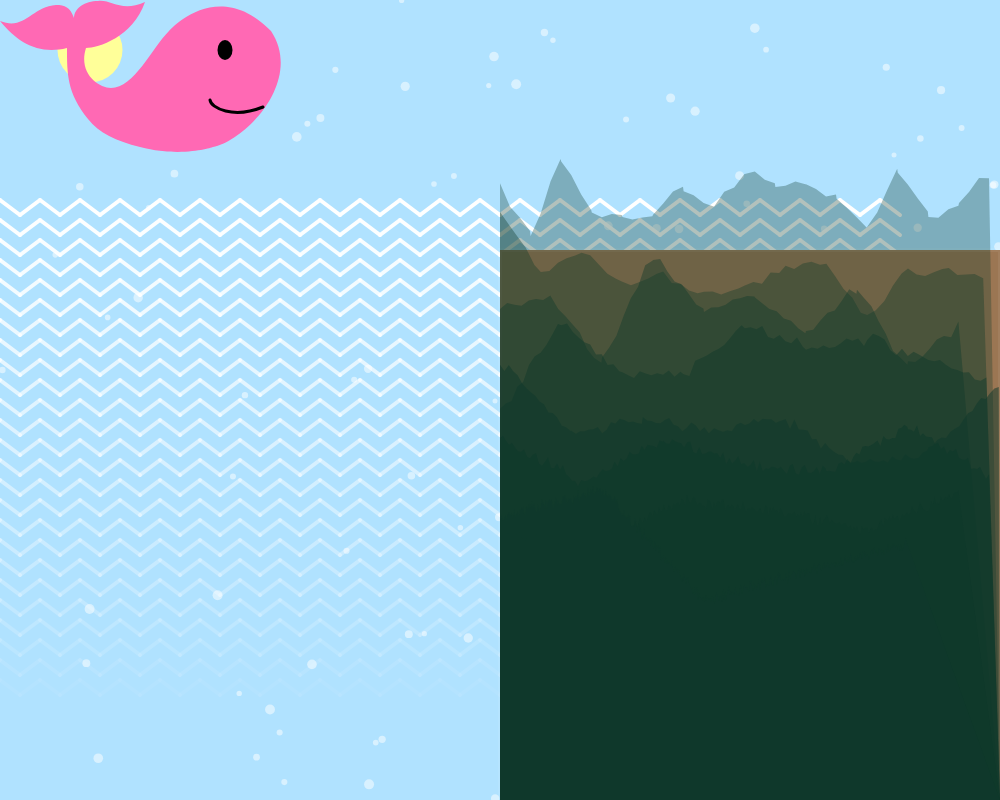
Frame 1 (no input)
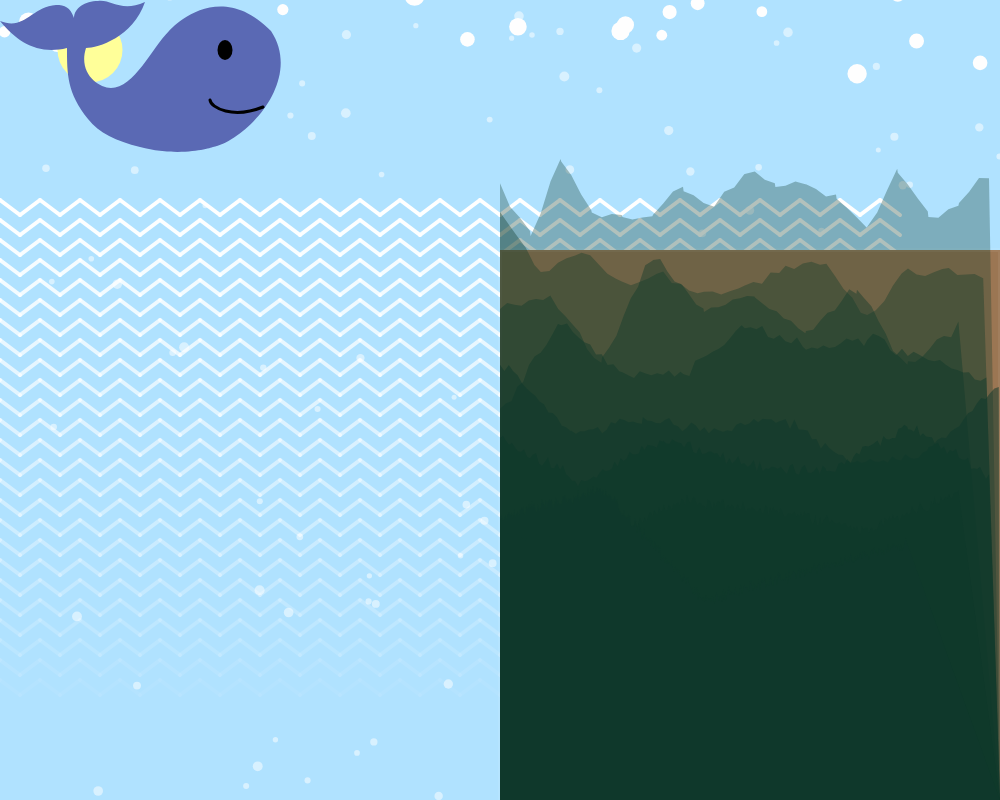
Frame 60 (no input)
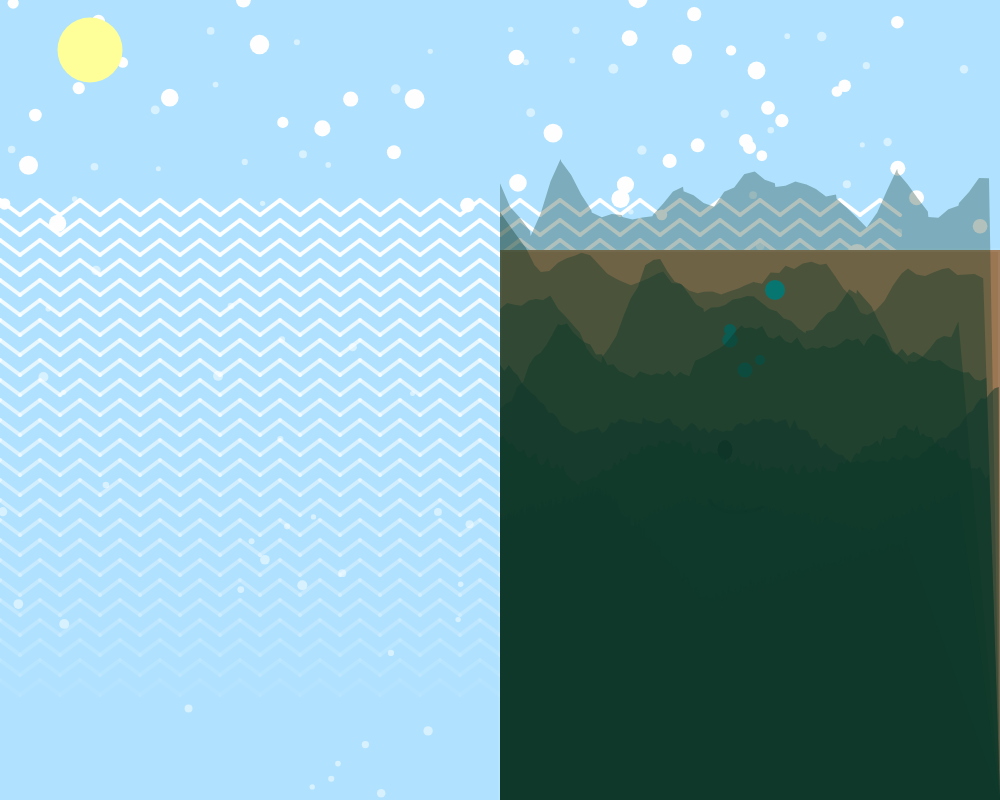
Frame 120 (the mouse pressed at the canvas centre since frame 60)

The p5.js sketch that drew these frames (run headless with seeded random() and noise() and a simulated clock; from frame 60 on, the mouse is pressed at the canvas centre):

// p5.js sketch
// ── sketch.js
let r = 255;
let g = 105;
let b = 180;
let flowers = [];
let lights = [];

var OrigSize = 800;
var ScaleRate = 0;
var span = 10;
var N = 8;
var BaseHeight = 0;

var ColorMountainList = "0b2c24-0f392b-134632-185339-00115E-002254-00334A".split("-").map(a => "#" + a);
var COlorBackgroundList = "ffb5a7-fcd5ce-f8edeb-f9dcc4-fec89a".split("-").map(a => "#" + a);
// var ColorList = "ffbe0b-fb5607-ff006e-8338ec-3a86ff".split("-").map(a => "#" + a);
var Color_Mountain;
var COlor_BG;

function setup() {
  mn_sz = min(windowWidth, windowHeight);
  ScaleRate = mn_sz / OrigSize;
  createCanvas(1000, 800);
  background(random(COlorBackgroundList));
  BaseHeight = height / N;
  Color_Mountain = random(ColorMountainList);

  for (let i = 0; i < 50; i++) {
    flowers.push(new Flower());
  }
  for (let i = 0; i < 100; i++) {
    lights.push(new Light());
  }
  //CreateMountain();
  smooth();
}

function CreateMountain() {
  for (let i = 0; i < N; i++) {
    Mountain(i);
  }
}

function draw() {
  background(176, 226, 255);
  smooth();
  // Draw light particles
  for (let light of lights) {
    light.update();
    light.display();
  }

  // Draw flowers
  for (let flower of flowers) {
    flower.update();
    flower.display();
  }
  // Sun
  noStroke();
  fill(255, 255, 153);
  ellipse(90, 50, 65, 65);

  // Waves
  for (let j = 0; j < 25; j += 1) {
    for (let i = 0; i < 900; i += 40) {
      stroke(255, 255 - j * 10);
      noFill();
      strokeWeight(4);
      strokeCap(ROUND);
      line(i, 200 + (j * 20), i + 20, 215 + (j * 20));
      line(i - 20, 215 + (j * 20), i, 200 + (j * 20));
    }
  }

  // Land (Added Code)
  fill(155, 118, 83); // Land color
  rect(width / 2, 250, width / 2, height - 250);

 
  // Whale Body
  smooth();
  fill(r, g, b);

  // Flashing
  if (mouseY > 150) {
    r = r + 2;
  } else {
    r = r - 4;

    if (r > 255) {
      r = 255;
    } else if (r < 0) {
      r = 150;
    }
  }

  // Blue/Pink
  if (mouseX > width / 3) {
    r = r + 2;
  } else {
    r = r - 4;

    if (r > 255) {
      r = 255;
    } else if (r < 0) {
      r = 0;
    }

    noStroke();
    beginShape();
    vertex(mouseX + 271, mouseY + 31);
    bezierVertex(mouseX + 304, mouseY + 81, mouseX + 245, mouseY + 141, mouseX + 213, mouseY + 147);
    bezierVertex(mouseX + 213, mouseY + 147, mouseX + 182, mouseY + 158, mouseX + 140, mouseY + 147);
    bezierVertex(mouseX + 116, mouseY + 141, mouseX + 99, mouseY + 133, mouseX + 88, mouseY + 119);
    bezierVertex(mouseX + 67, mouseY + 93, mouseX + 67, mouseY + 74, mouseX + 67, mouseY + 48);
    bezierVertex(mouseX + 39, mouseY + 55, mouseX + 18, mouseY + 43, mouseX, mouseY + 21);
    bezierVertex(mouseX + 25, mouseY + 31, mouseX + 31, mouseY + 7, mouseX + 56, mouseY + 5);
    bezierVertex(mouseX + 65, mouseY + 5, mouseX + 70, mouseY + 7, mouseX + 74, mouseY + 18);
    bezierVertex(mouseX + 74, mouseY + 8, mouseX + 85, mouseY + 1, mouseX + 98, mouseY + 1);
    bezierVertex(mouseX + 111, mouseY - 1, mouseX + 121, mouseY + 13, mouseX + 145, mouseY + 2);
    bezierVertex(mouseX + 133, mouseY + 37, mouseX + 98, mouseY + 48, mouseX + 86, mouseY + 48);
    bezierVertex(mouseX + 78, mouseY + 73, mouseX + 98, mouseY + 88, mouseX + 111, mouseY + 88);
    bezierVertex(mouseX + 134, mouseY + 88, mouseX + 152, mouseY + 48, mouseX + 169, mouseY + 31);
    bezierVertex(mouseX + 169, mouseY + 31, mouseX + 217, mouseY - 24, mouseX + 271, mouseY + 31);
    endShape(CLOSE);
  }

  // Mouth
  beginShape();
  noFill();
  strokeWeight(3);
  stroke(0);
  strokeCap(ROUND);
  vertex(mouseX + 263, mouseY + 107);
  bezierVertex(mouseX + 233, mouseY + 119, mouseX + 211, mouseY + 108, mouseX + 210, mouseY + 100);
  endShape();

  // Eye
  fill(0);
  noStroke();
  ellipse(mouseX + 225, mouseY + 50, 15, 20);

  // Bubbles
  if (mouseY > 350) {
    noStroke();
    fill(0, 197, 204);
    ellipse(mouseX + 230, mouseY - 60, 15, 15);
    ellipse(mouseX + 260, mouseY - 40, 10, 10);
    ellipse(mouseX + 275, mouseY - 110, 20, 20);
    ellipse(mouseX + 230, mouseY - 70, 12, 12);
    ellipse(mouseX + 245, mouseY - 30, 15, 15);
  }

  CreateMountain();
}

function Mountain(ith) {
  noStroke();
  let clr = color(Color_Mountain);
  clr.setAlpha(map(ith, 0, 5, 80, 150));

  fill(clr);
  beginShape();

  let Base = BaseHeight * (2.5 + ith) * 0.5;
  let LastX = width / 2;
  let LastY = height - map(noise(LastX, ith * 100, ith * ith * 10), 0, 1, 0, 200) - Base;
  let curSpan = span * ScaleRate * (ith + 3);
  for (let x = width / 2 + curSpan; x <= width; x += curSpan) {

    let y1 = LastY;
    let y2 = height - map(noise(x, ith * 100, ith * ith * 10), 0, 1, 0, 200) - Base;
    let slope = (y2 - y1) / curSpan;
    for (let j = LastX; j <= x; j += map(ith, 0, 5, 10, 3)) {
      vertex(j, height - LastY - slope * (j - LastX) - map(noise(j, ith * 100, ith * ith * 10), 0, 1, 0, 20));
    }

    LastX = x;
    LastY = y2;

  }
  vertex(width, height);
  vertex(width/2, height);
  endShape();
}

class Flower {
  constructor() {
    this.x = random(width);
    this.y = random(-200, -100);
    this.speed = random(1, 3);
    this.size = random(10, 20);
  }

  update() {
    this.y += this.speed;
    if (this.y > height) {
      this.y = random(-200, -100);
      this.x = random(width);
    }
  }

  display() {
    fill(254, 254, 254);
    noStroke();
    ellipse(this.x, this.y, this.size);
  }
}

class Light {
  constructor() {
    this.x = random(width);
    this.y = random(height);
    this.speedX = random(-1, 1);
    this.speedY = random(-1, 1);
    this.size = random(5, 10);
  }

  update() {
    this.x += this.speedX;
    this.y += this.speedY;
    if (this.x < 0 || this.x > width || this.y < 0 || this.y > height) {
      this.x = random(width);
      this.y = random(height);
    }
  }

  display() {
    fill(255, 255, 255, 128);
    noStroke();
    ellipse(this.x, this.y, this.size);
  }
}
